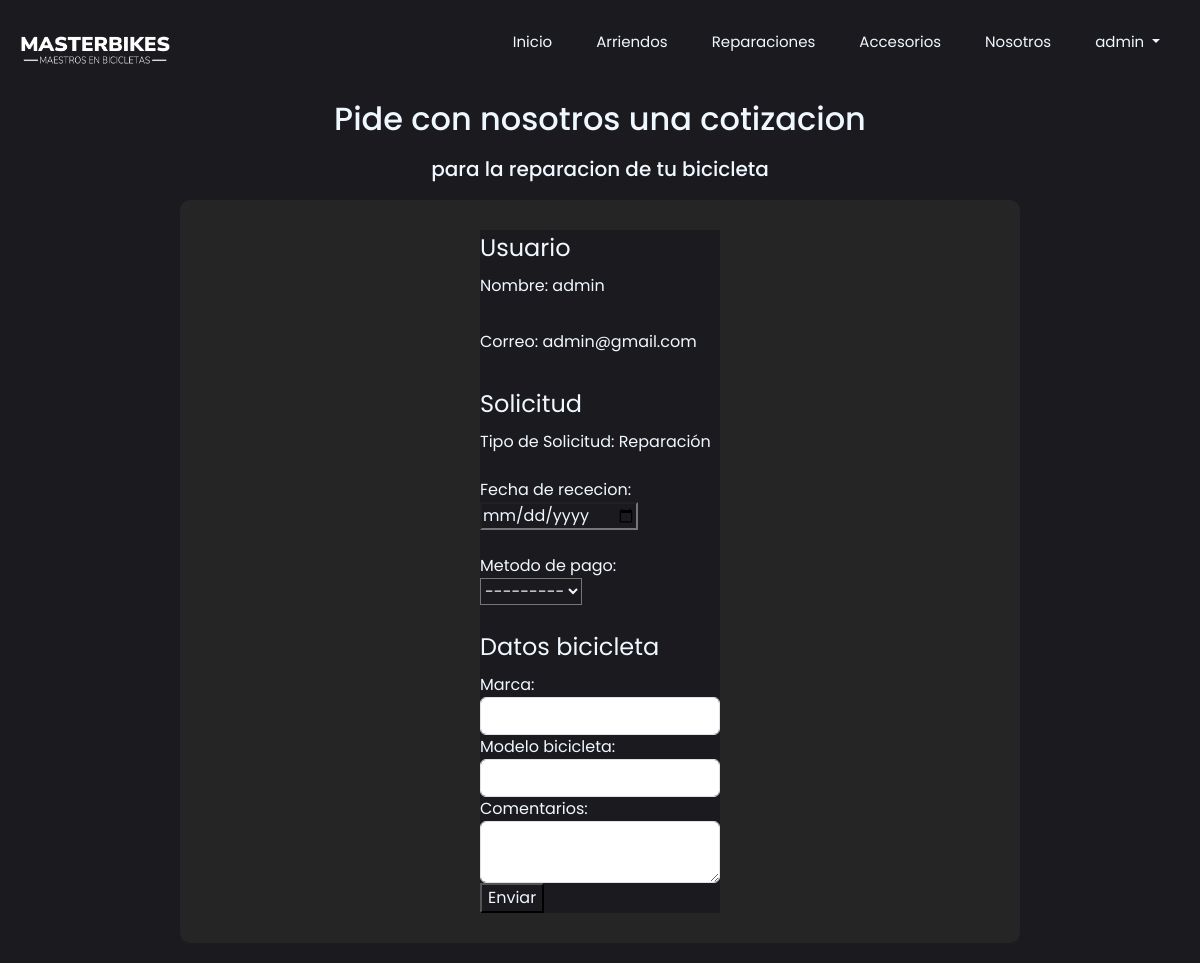
/reparaciones/ (signed in), run on the app's committed database.
### bmb/models.py (models this page shows, shortened)
class Usuario(AbstractUser):
    es_cliente = models.BooleanField(null=True)
    es_tecnico = models.BooleanField(null=True)
    es_vendedor = models.BooleanField(null=True)
    objects = CustomUserManager()

### bmb/views.py (the view)
# urls.py: path('reparaciones/', views.reparaciones, name='reparaciones'),
def reparaciones(request):
    SolicitudUsuarioFormSet = modelformset_factory(
        Solicitud,
        form=SolicitudForm2,
        extra=1,
        can_delete=False
    )
    if request.method == 'POST':
        formset = SolicitudUsuarioFormSet(request.POST, prefix='solicitud')
        if formset.is_valid():
            for form in formset:
                solicitud = form.save(commit=False)
                solicitud.usuario = Usuario.objects.get(id=request.user.id)
                solicitud.save()
                despacho = Despacho.objects.create(
                    estado='Por confirmar',
                    fecha_estimada=datetime.now().date() + timedelta(days=5)  # Calcular la fecha estimada dentro de 5 días
                )
                bici_reparacion = BiciReparacion.objects.create(
                    modelo='modelo',
                    comentarios='comentarios',
                    marca='marca',
                    solicitud=solicitud,
                    despacho=despacho
                )
            return redirect('index')
    else:
        formset = SolicitudUsuarioFormSet(queryset=Solicitud.objects.none(), prefix='solicitud')
    return render(request, 'reparaciones.html', {'formset': formset})

### bmb/models.py (called while the page is built)
    def __str__(self):
        return self.nombre

### bmb/templates/reparaciones.html (shortened to what this page needs)
<!DOCTYPE html>
{% load static %}
<html lang="en">
<head>
    <link rel="stylesheet" type="text/css" href="{% static 'bmb/css/reparaciones.css'%}">
    {% load bootstrap5 %}
    {% bootstrap_css %}
  </head>
  <body>
      <div class="main-container">
          <header>
              <div class="logo-block">
                  <img src="{% static 'bmb/img/index/logo.png'%}" alt="Logo">
              </div>
              <div class="menu-block">
                  <ul class="nav-links">
                      <li><a href="{% url 'index' %}">Inicio</a></li>
                      <li><a href="{% url 'arriendos' %}">Arriendos</a></li>
                      <li><a href="{% url 'reparaciones' %}">Reparaciones</a></li>
                      <li><a href="{% url 'accesorios' %}">Accesorios</a></li>
                      <li><a href="{% url 'nosotros' %}">Nosotros</a></li>
                      {% if user.is_authenticated %}
                      <li class="nav-item dropdown">
                        <a class="nav-link dropdown-toggle" role="button" data-bs-toggle="dropdown" aria-expanded="false">
                          {{ user.username }}
                        </a>
                  {% else %}
              </div>
              <div class="signin-block">
                  <a href="{% url 'login' %}">Iniciar Sesion</a>
              </div>
              {% endif %}
          </header>
                  <form method="POST">
                    <div class="content">
                      <div class="titulo">
                          <h2>Pide con nosotros una cotizacion</h2>
                          <h5>para la reparacion de tu bicicleta</h5>
                      </div>
                      <div class="cajon">
                          <form class="formulario">
                    {% for form in formset %}
                    <fieldset>
                      <legend>Usuario</legend>
                      <div class="form-outline form-white mb-4">
                        <label class="form-label" for="typePasswordX">Nombre: {{ request.user.username }}</label>
                      </div>
                      <div class="form-outline form-white mb-4">
                        <label class="form-label" for="typePasswordX">Correo: {{ request.user.email }}</label>
                      </div>
                    </fieldset>
                      <fieldset>
                       <fieldset>
                        <legend>Solicitud</legend>
                        <div class="form-outline form-white mb-4">
                          <label for="{{ form.prefix }}-tipo_soli">Tipo de Solicitud: Reparación</label>
                        </div>
                        <div class="form-outline form-white mb-4">
                          <label for="{{ form.prefix }}-tipo_soli">Fecha de rececion:</label>
                          {{ form.fecha_inicio }}
                        </div>
                        <div class="form-outline form-white mb-4">
                          <label for="{{ form.prefix }}-tipo_soli">Metodo de pago:</label>
                          {{ form.metodo_pago }}
                        </div>
                      </fieldset>
                      <fieldset>
                        <legend>Datos bicicleta</legend>
                        <div class="form-group">
                          <label for="{{ form.prefix }}-marca">Marca:</label>
                          <input type="text" id="{{ form.prefix }}-marca" name="{{ form.prefix }}-marca" class="form-control" required>
                        </div>
                        <div class="form-group">
                          <label for="{{ form.prefix }}-nombre">Modelo bicicleta:</label>
                          <input type="text" id="{{ form.prefix }}-nombre" name="{{ form.prefix }}-nombre" class="form-control" required>
                        </div>
                        <div class="form-group">
                          <label for="{{ form.prefix }}-descripcion">Comentarios:</label>
                          <textarea id="{{ form.prefix }}-descripcion" name="{{ form.prefix }}-descripcion" class="form-control" required></textarea>
                        </div>
                      </fieldset>
                    {% endfor %}
                    <button type="submit">Enviar</button>
                  </form>
</body>

### bmb/static/bmb/css/reparaciones.css (style rules this page uses)
* { font-family: 'Poppins', sans-serif; background-color: #1B1A1F; color: aliceblue; }
body { display: flex; justify-content: center; flex-direction: row; }
header { height: 100px; display: flex; flex-direction: row; justify-content: space-between; align-items: center; padding: 5px 20px; }
.logo-block img { width: 150px; }
.nav-links { list-style: none; font-size: 15px; }
.nav-links li { display: inline-block; padding: 0 20px; }
.nav-links li a { text-decoration: none; color: aliceblue; }
.content { height: auto; display: flex; justify-content: center; align-items: center; flex-direction: column; flex-wrap: wrap; width: 100vw; height: auto; background-color: #1B1A1F; }
.titulo { width: 700px; height: 100px; display: flex; justify-content: center; flex-wrap: wrap; flex-direction: row; }
.cajon { width: 70%; height: auto; background-color: #252525; padding: 30px 300px; justify-content: center; align-items: center; flex-wrap: wrap; flex-direction: column; border-radius: 10px; margin-bottom: 20px; }

### data on the page
Usuario: username "admin", user.username "admin", user.email "admin@gmail.com"
